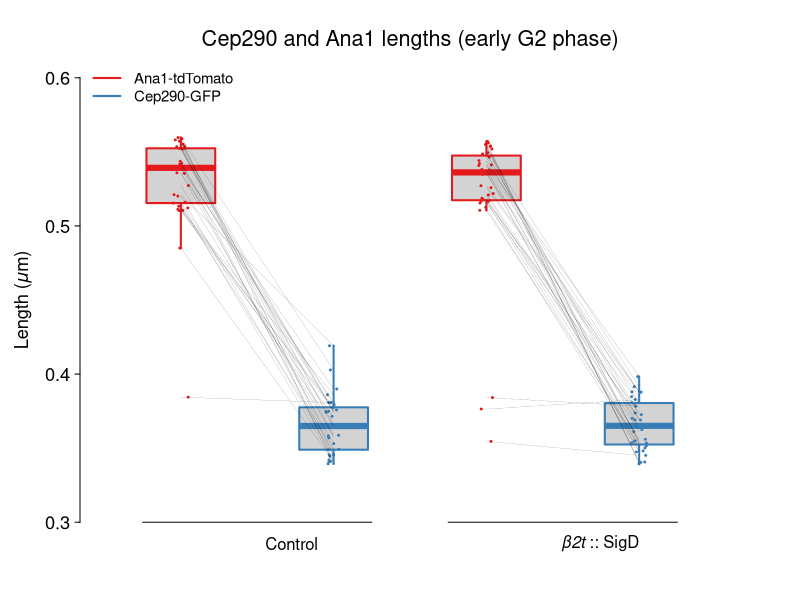

This chart was generated by the following R code:
#png(filename="germlate.png", width=6.5, height=6,units="in", res=600)

# import data
df <- read.csv('fig1quantification.csv', header=TRUE)
df <- cbind(df[,2], df[,1], df[,4], df[,3])

addNoise <- function(mtx) {
    if (!is.matrix(mtx)) mtx <- matrix(mtx, byrow = TRUE, nrow = 1)
    random.stuff <- matrix(runif(prod(dim(mtx)), min = -0.001, max = 0.05), nrow = dim(mtx)[1])
    random.stuff + mtx
}

df <- addNoise(df)

library(RColorBrewer)

cols <- brewer.pal(9,"Set1")[c(1,2)]

par(bty="n",
    mar=c(3, 4, 3, 3),  # plot margins b-l-t-r
    las=1,              # horizontal labels
    tcl=-.25,           # tick length
    font.main=1,        # plain font
    mgp=c(2.5, 0.5, 0),  # axis spacings
    cex.lab=1.1,
    cex.axis=1.1,
    ps=12
)


xat <- c(1,
         2,
         3,
         4)
b <- boxplot(df,
             xaxt="n",       # no x-axis
             yaxt="n",
             boxwex=0.45,    # boxwidth
             lty=1,          # line type, 1 = solid
             staplewex=0,    # no staples
             log="",         # no log scaling
             ylim=c(0.3, 0.6),
             at=xat,
             border=cols,
             lwd=2,
             outline=FALSE)          # line weight

stripchart(apply(df, 2, as.list),
           vertical=TRUE,
           method="jitter",
           add=TRUE,
           pch=20,
           cex=0.4,
           col=cols,
           at=xat,
           jitter=0.05)

title("Cep290 and Ana1 lengths (early G2 phase)", font.main=1, cex.main=1.3, line=0.7)
title(ylab=expression(paste("Length (",italic("μ"), "m)", sep="")), line=2.2)

tlab=c(1.6, 3.7)+0.3

axis(2, at=seq(0.3, 0.6, 0.1), labels=TRUE, col.ticks=1, lwd=1, lwd.ticks=1)

lab=c('Control', expression(italic('β2t')~'::'~'SigD'))
text(x=tlab, y=par()$usr[3]-0.1*(par()$usr[4]-par()$usr[3]-0.3),
     labels=lab, srt=0, adj=1, xpd=TRUE, cex=1)

temp.labels = c("Ana1-tdTomato", "Cep290-GFP")
legend("topleft", cex=0.9, col=cols, lty=1, lwd=2, temp.labels, bty="n")

offset <- 0.015
yat <- 1.5
segments(xat[1], df[,1], xat[2], df[,2], lwd=0.1)
segments(xat[3], df[,3], xat[4], df[,4], lwd=0.1)

lines(c(xat[1]-0.25, xat[2]+0.25), c(0.3, 0.3), xpd=TRUE)
lines(c(xat[3]-0.25, xat[4]+0.25), c(0.3, 0.3), xpd=TRUE)


#dev.off()

